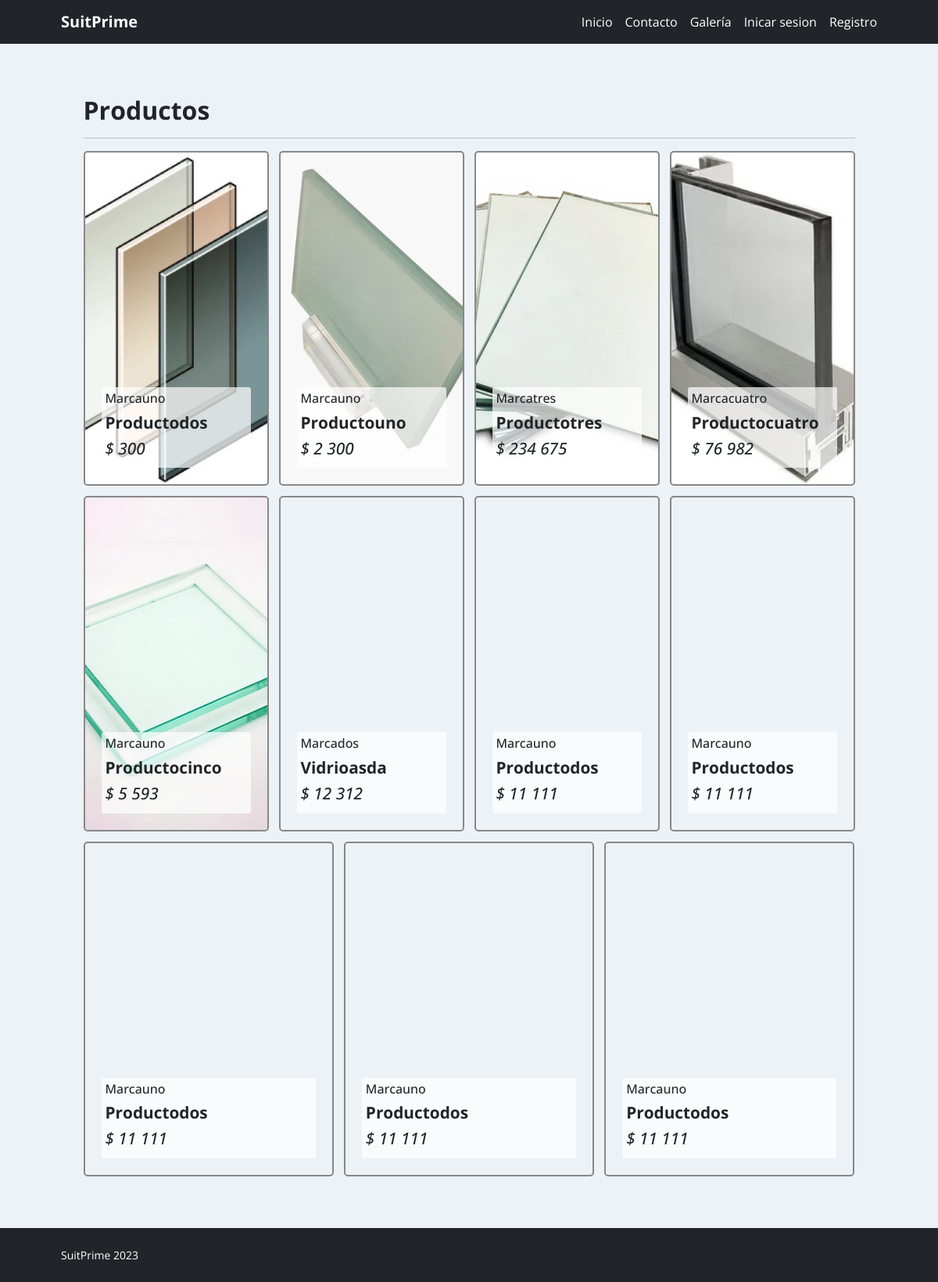
/galeria/, run on an earlier commit of the app's database.
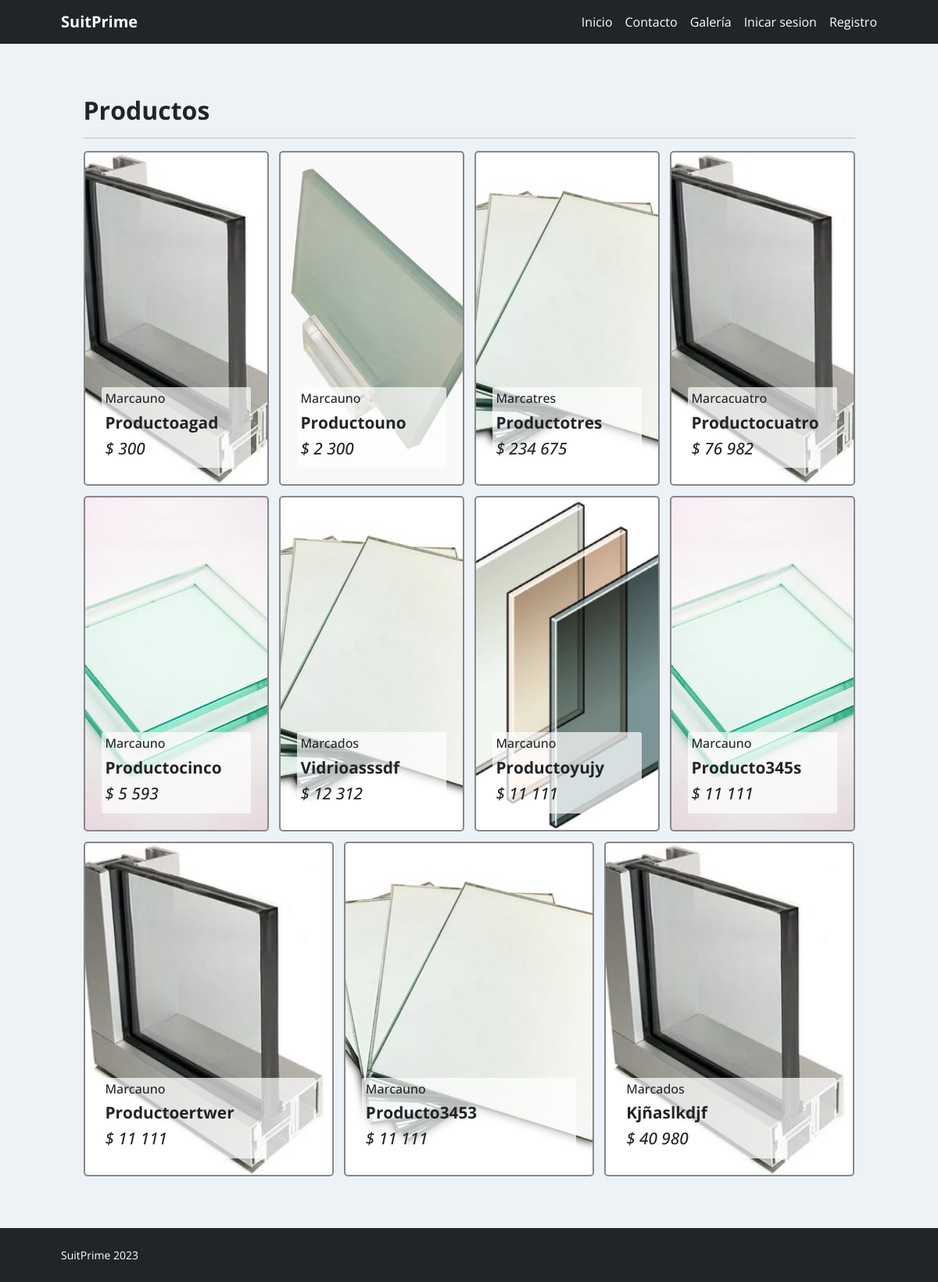
And on a later commit of the database.
### app/models.py (models this page shows, shortened)
class Producto(models.Model):
    nombre = models.CharField(max_length=50)
    precio = models.IntegerField()
    descripcion = models.TextField()
    nuevo = models.BooleanField()
    marca = models.ForeignKey(Marca, on_delete=models.PROTECT)
    fecha_fabricacion = models.DateField(null=True)
    imagen = models.ImageField(upload_to="productos", null=True)

class Marca(models.Model):
    nombre = models.CharField(max_length=50)
    def __str__(self):
        return self.nombre

### app/views.py (the view)
# urls.py: path('galeria/', galeria, name="galeria"),
def galeria(request):
    productos = Producto.objects.all()
    data = {
        'productos' : productos
    }
    return render(request, 'app/galeria.html', data)

### app/templates/app/galeria.html (shortened to what this page needs)
{% extends 'app/base.html' %}
{% block css %}
<link rel="stylesheet" href="https://cdn.jsdelivr.net/bxslider/4.2.12/jquery.bxslider.css">
<link rel="stylesheet" href="https://cdn.jsdelivr.net/gh/fancyapps/fancybox@3.5.7/dist/jquery.fancybox.min.css" />
{% endblock %}
{% block contenido %}
{% load static %}
{% load humanize %}
<div style="padding: 34px;">
    <div style="max-width: 987px; margin: 2em auto;">
<h2>Productos</h2>
<hr/>
<div class="flexOne">
{% for p in productos %}
     <div class="_prod" {% if p.imagen %} style="background-image: url('{{ p.imagen.url }}');" {% endif %}>
          <div class="_proddesc">
               <h5>{{ p.marca | capfirst }}</h5>
               <h2>{{ p.nombre | title }}</h2>
               <h3>$ {{ p.precio | intcomma }}</h3>
          </div>
     </div>
{% endfor %}
</div>
</div>
</div>
{% endblock %}

What changed in the data, as far as the page shows it:
removed Producto: marca "Marcauno", nombre "Productodos", precio "11 111"
changed Producto: imagen: a different picture; nombre "Productodos" → "Productoagad"
changed Producto: imagen: picture added; nombre "Vidrioasda" → "Vidrioasssdf"
changed Producto: imagen: picture added; nombre "Productodos" → "Productoyujy"
changed Producto: imagen: picture added; nombre "Productodos" → "Producto345s"
changed Producto: imagen: picture added; nombre "Productodos" → "Productoertwer"
changed Producto: imagen: picture added; nombre "Productodos" → "Producto3453"
added Producto: imagen (picture), marca "Marcados", nombre "Kjñaslkdjf", precio "40 980"
